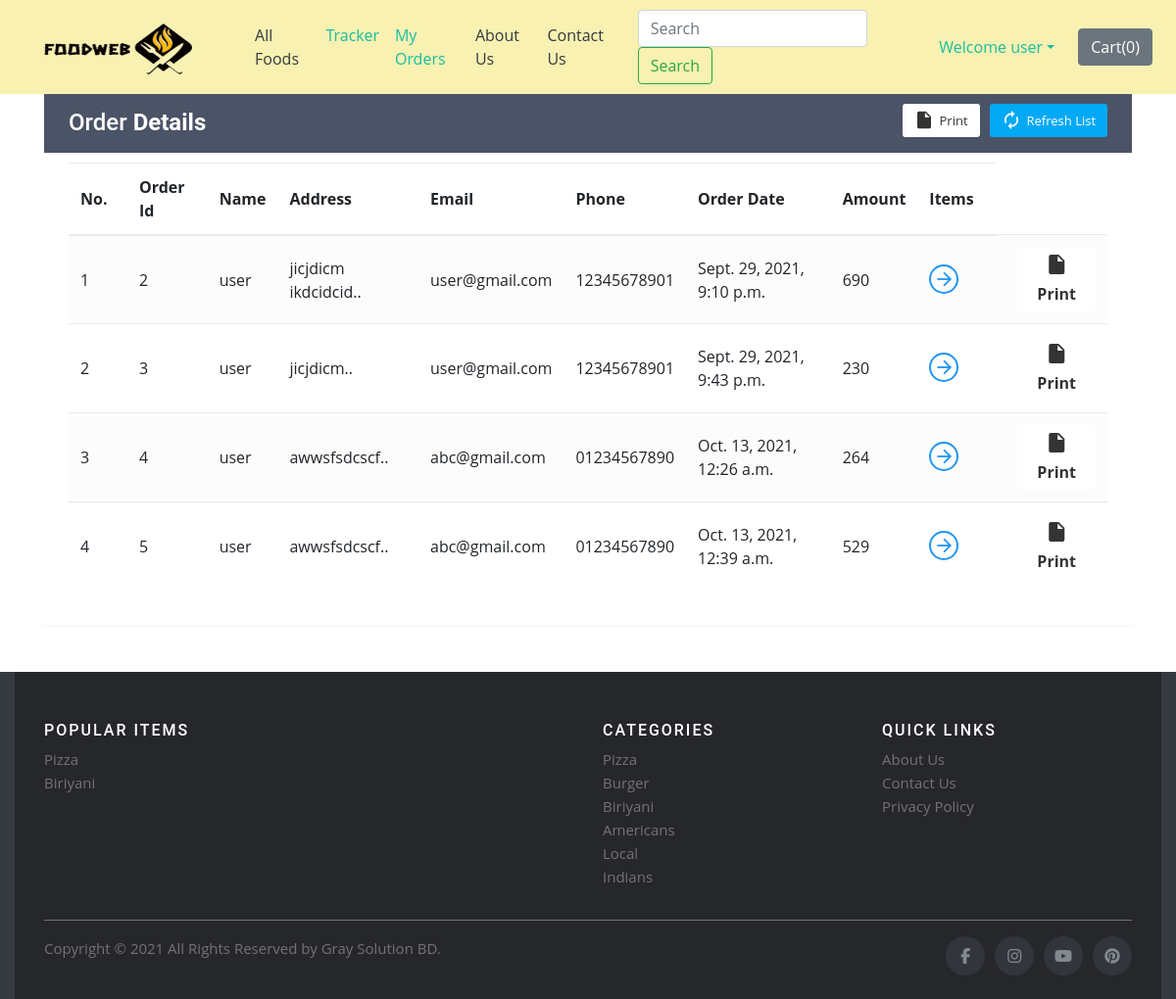
Page /shop/orderView/ (signed in) on the earlier database version.
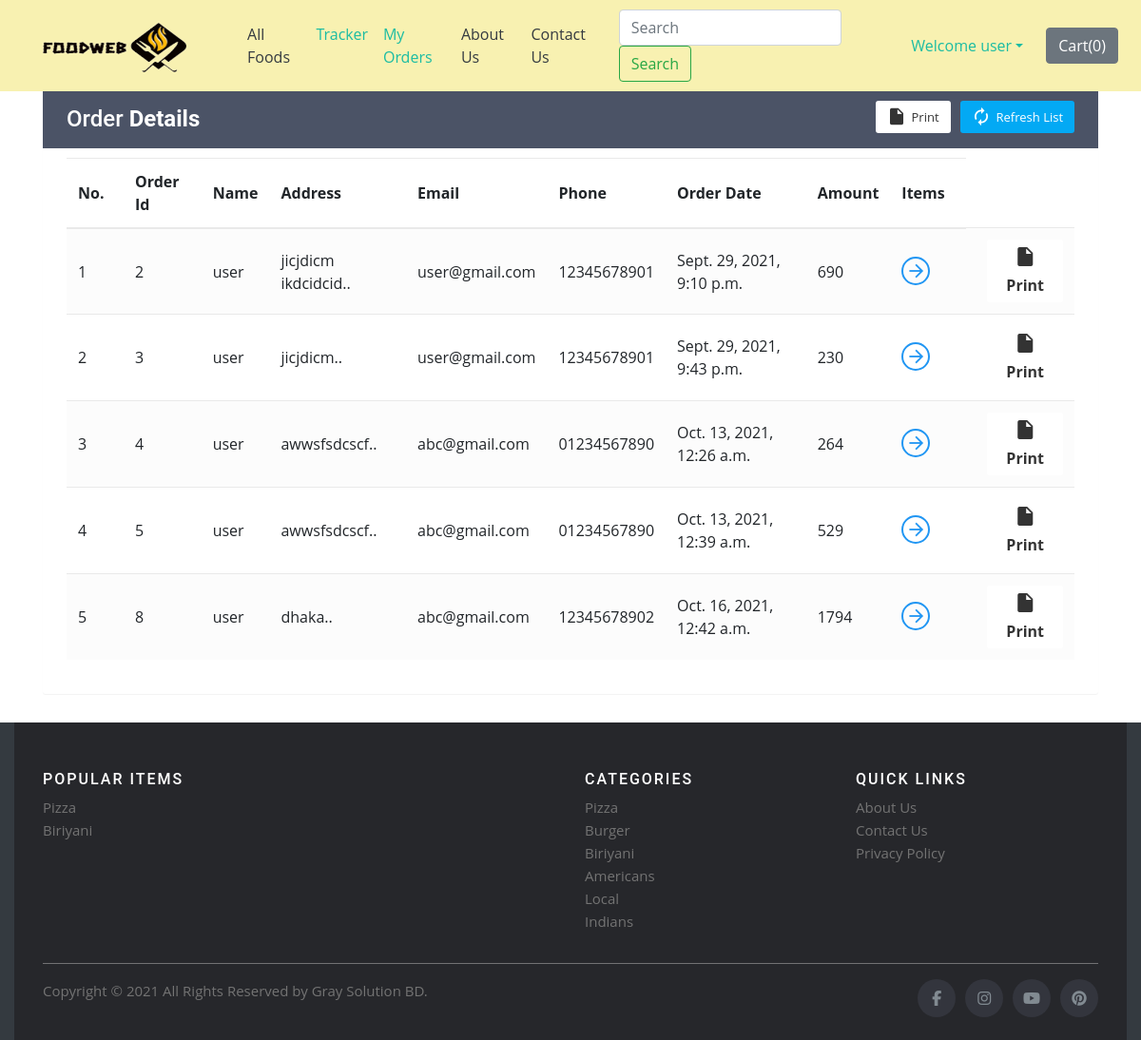
Same page on the later database version.
### shop/models.py (models this page shows)
class Orders(models.Model):
    order_id = models.AutoField(primary_key=True)
    items_json = models.CharField(max_length=5000)
    userId = models.IntegerField(default=0)
    amount = models.IntegerField(default=0)
    name = models.CharField(max_length=90)
    email = models.CharField(max_length=111)
    address = models.CharField(max_length=111)
    phone = models.CharField(max_length=111, default="")
    timestamp = models.DateTimeField(default=timezone.now)

### shop/views.py (the view)
# urls.py: path('orderView/', views.orderView, name="orderView"),
def orderView(request):
    if request.user.is_authenticated:
        current_user = request.user
        orderHistory = Orders.objects.filter(userId=current_user.id)
        if len(orderHistory) == 0:
            messages.info(request, "You have not ordered.")
            return render(request, 'shop/orderView.html')
        return render(request, 'shop/orderView.html', {'orderHistory': orderHistory})
    return render(request, 'shop/orderView.html')

### shop/templates/shop/orderView.html (shortened to what this page needs)
{% extends 'shop/basic.html' %}
{% block body %}
    {% if user.is_authenticated %}
    <div class="container" id="cont">
        <div class="table-wrapper">
            <div class="table-title">
                <div class="row">
                    <div class="col-sm-4">
                        <h2>Order <b>Details</b></h2>
                    </div>
                    <div class="col-sm-8">
                        <a href="" class="btn btn-primary"><i class="material-icons">&#xE863;</i> <span>Refresh List</span></a>
                        <a href="#" onclick="window.print()" class="btn btn-info"><i class="material-icons">&#xE24D;</i> <span>Print</span></a>
                    </div>
                </div>
            </div>
            <table class="table table-striped table-hover">
                <thead>
                    <tr>
                        <th>No.</th>
                        <th>Order Id</th>
                        <th>Name</th>
                        <th>Address</th>
                        <th>Email</th>
                        <th>Phone</th>
                        <th>Order Date</th>
                        <th>Amount</th>
                        <th>Items</th>
                    </tr>
                </thead>
                <tbody>
                    {% for i in orderHistory %}
                    <tr>
                        <td class="count"></td>
                        <td>{{i.order_id}}</td>
                        <td>{{i.name}}</td>
                        <td data-toggle="tooltip" title="{{i.address}}">{{i.address|slice:"0:25"}}..</td>
                        <td>{{i.email}}</td>
                        <td>{{i.phone}}</td>
                        <td>{{i.timestamp}}</td>
                        <td>{{i.amount}}</td>
                        <td><a href="#" id="click{{i.order_id}}" class="view" title="View Details"><i class="material-icons">&#xE5C8;</i></a></td>
                        <td><a href="#" onclick="window.print()" class="btn btn-info"><i class="material-icons">&#xE24D;</i> <span>Print</span></a></td>
                    </tr>
                    {% endfor %}
                </tbody>
            </table>
        </div>
    </div>
    {% else %}
        <div id="cont2">
            <div class="alert alert-info">
                <font style="font-size:22px"><center>You need to <strong><a class="alert-link" data-toggle="modal" data-target="#loginModal">Login</a></strong></center></font>
            </div>
        </div>
    {% endif %}
{% endblock %}

Differences in the rows shown:
added Orders: order_id "8", name "user", address "dhaka", email "abc@gmail.com", phone "12345678902", timestamp "Oct. 16, 2021, 12:42 a.m.", amount "1794"
